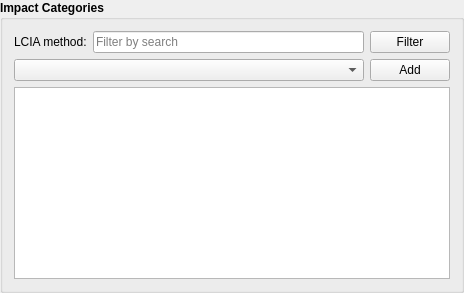
                 <widget class="QGroupBox" name="groupBox_12">
                  <property name="font">
                   <font>
                    <weight>75</weight>
                    <bold>true</bold>
                    <kerning>true</kerning>
                   </font>
                  </property>
                  <property name="title">
                   <string>Impact Categories</string>
                  </property>
                  <layout class="QGridLayout" name="gridLayout_91">
                   <item row="0" column="0">
                    <widget class="QLabel" name="label_66">
                     <property name="font">
                      <font>
                       <weight>50</weight>
                       <bold>false</bold>
                       <kerning>true</kerning>
                      </font>
                     </property>
                     <property name="text">
                      <string>LCIA method:</string>
                     </property>
                    </widget>
                   </item>
                   <item row="0" column="1">
                    <widget class="QLineEdit" name="MC_Filter_keyword">
                     <property name="sizePolicy">
                      <sizepolicy hsizetype="Expanding" vsizetype="Preferred">
                       <horstretch>0</horstretch>
                       <verstretch>0</verstretch>
                      </sizepolicy>
                     </property>
                     <property name="font">
                      <font>
                       <weight>50</weight>
                       <bold>false</bold>
                       <kerning>true</kerning>
                      </font>
                     </property>
                     <property name="placeholderText">
                      <string>Filter by search</string>
                     </property>
                    </widget>
                   </item>
                   <item row="0" column="2">
                    <widget class="QPushButton" name="MC_Filter_method">
                     <property name="sizePolicy">
                      <sizepolicy hsizetype="Minimum" vsizetype="Preferred">
                       <horstretch>0</horstretch>
                       <verstretch>0</verstretch>
                      </sizepolicy>
                     </property>
                     <property name="font">
                      <font>
                       <weight>50</weight>
                       <bold>false</bold>
                       <kerning>true</kerning>
                      </font>
                     </property>
                     <property name="text">
                      <string>Filter</string>
                     </property>
                     <property name="icon">
                      <iconset resource="PyWOLF_Resource.qrc">
                       <normaloff>:/ICONS/PySWOLF_ICONS/Filter.png</normaloff>:/ICONS/PySWOLF_ICONS/Filter.png</iconset>
                     </property>
                    </widget>
                   </item>
                   <item row="1" column="0" colspan="2">
                    <widget class="QComboBox" name="MC_method">
                     <property name="sizePolicy">
                      <sizepolicy hsizetype="Preferred" vsizetype="Preferred">
                       <horstretch>0</horstretch>
                       <verstretch>0</verstretch>
                      </sizepolicy>
                     </property>
                     <property name="minimumSize">
                      <size>
                       <width>350</width>
                       <height>0</height>
                      </size>
                     </property>
                     <property name="font">
                      <font>
                       <weight>50</weight>
                       <bold>false</bold>
                       <kerning>true</kerning>
                      </font>
                     </property>
                    </widget>
                   </item>
                   <item row="1" column="2">
                    <widget class="QPushButton" name="MC_add_method">
                     <property name="sizePolicy">
                      <sizepolicy hsizetype="Minimum" vsizetype="Preferred">
                       <horstretch>0</horstretch>
                       <verstretch>0</verstretch>
                      </sizepolicy>
                     </property>
                     <property name="font">
                      <font>
                       <weight>50</weight>
                       <bold>false</bold>
                       <kerning>true</kerning>
                      </font>
                     </property>
                     <property name="text">
                      <string>Add</string>
                     </property>
                     <property name="icon">
                      <iconset resource="PyWOLF_Resource.qrc">
                       <normaloff>:/ICONS/PySWOLF_ICONS/ADD.png</normaloff>:/ICONS/PySWOLF_ICONS/ADD.png</iconset>
                     </property>
                    </widget>
                   </item>
                   <item row="2" column="0" colspan="3">
                    <widget class="QTableView" name="MC_method_table">
                     <property name="font">
                      <font>
                       <weight>50</weight>
                       <bold>false</bold>
                       <kerning>true</kerning>
                      </font>
                     </property>
                    </widget>
                   </item>
                  </layout>
                 </widget>
